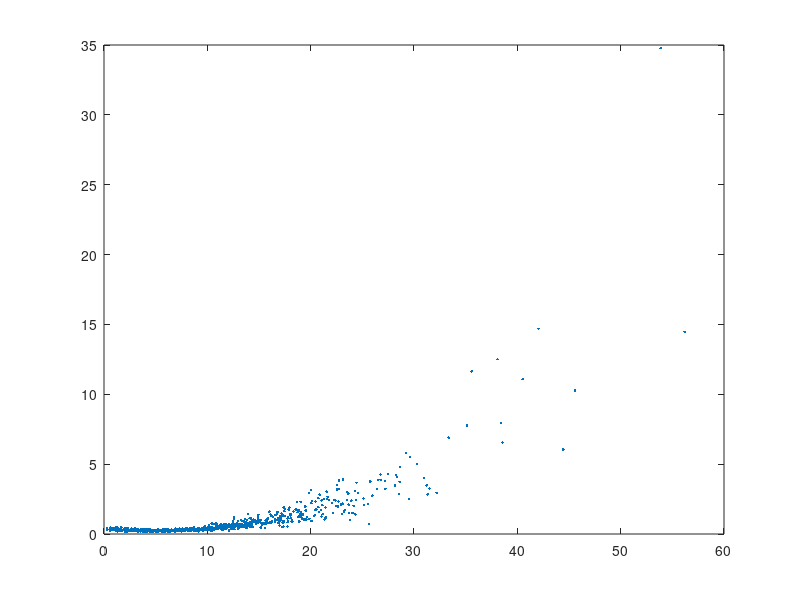
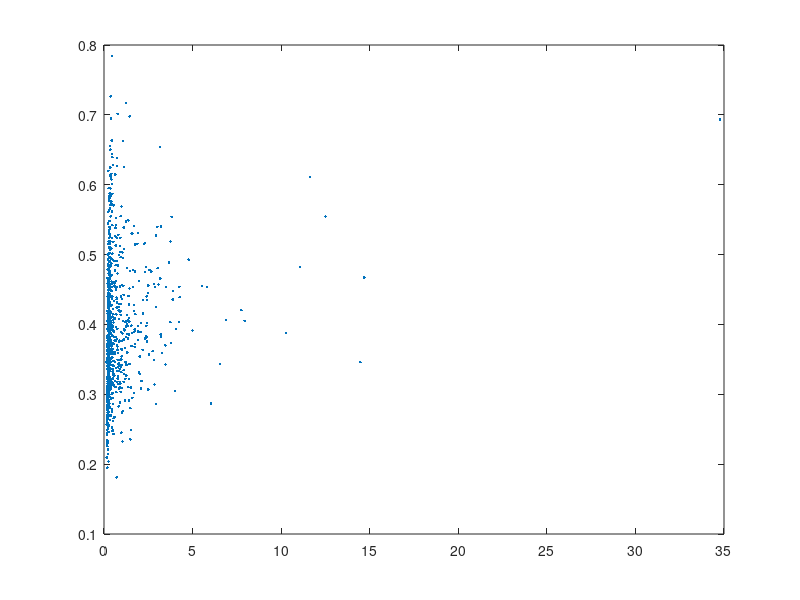

MATLAB code for these plots, in order:
clear all;clc;close all
%% Network parameters
Nneuron = 1000; % total number of neurons in the network
Npattern = 1;   % number of patterns it learned
meanRate = 10;  % Average firing rate before learning
k = 2;
Rate_Novel = gamrnd(k,meanRate/k,Nneuron,Npattern);

p = 0.1;        % probability of connection
BinConn = (rand(Nneuron)<p);    % Structural connectivity (it is assumed to be known)
StrengthConn = 1/(Nneuron*p)*(2*rand(Nneuron)+4);   % Strength of connection before learning
WRec_Novel = 1/meanRate*BinConn.*StrengthConn;

IExt = Rate_Novel-WRec_Novel*Rate_Novel;            % External input (assumed to be unchanged with learning)
%% Synaptic plasticity and firing rate after learning for each pattern
DelW_Strength = zeros(Nneuron,Nneuron,Npattern);
DelW_Strength_total = zeros(Nneuron);
for i = 1:Npattern
    DelW_Strength(:,:,i) = BinConn.*(1/(Nneuron*p)*.1/meanRate^3*(Rate_Novel(:,i).^2-meanRate*Rate_Novel(:,i))*(Rate_Novel(:,i)'-meanRate));
    DelW_Strength_total = DelW_Strength_total+DelW_Strength(:,:,i);
end

DelW = DelW_Strength_total;

WRec_Fam = WRec_Novel + DelW;

Rate_Fam = (eye(Nneuron) - WRec_Fam)\IExt;
%%  Inference on the post-synaptic dependence
Diff_Rate = Rate_Fam-Rate_Novel;
DelI_Rate = WRec_Novel*Diff_Rate;
% DelI_Rate_appr = 1/p*BinConn.*repmat(mean(WRec_Novel,2),1,Nneuron)*Diff_Rate;

Rate_Novel_vector = reshape(Rate_Novel,[],1);
Diff_Rate_vector = reshape(Diff_Rate,[],1);
[R,I] = sort(Rate_Novel_vector);
% post-synaptic dependence
figure;plot(R,Diff_Rate_vector(I),'.')

% no correlation between W*DelR and DelI (or DelR here)
ipattern = 1;
figure; plot(Diff_Rate(:,ipattern),DelI_Rate(:,ipattern),'.')
